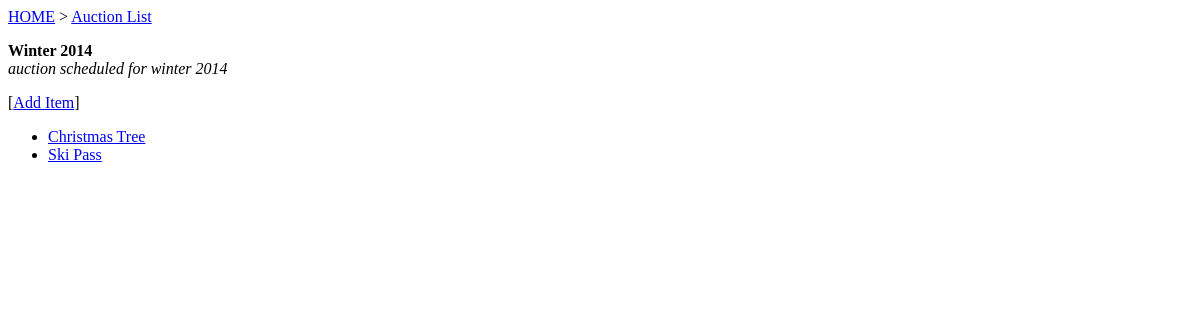
The page /auction/items/2/ on the database as committed earlier.
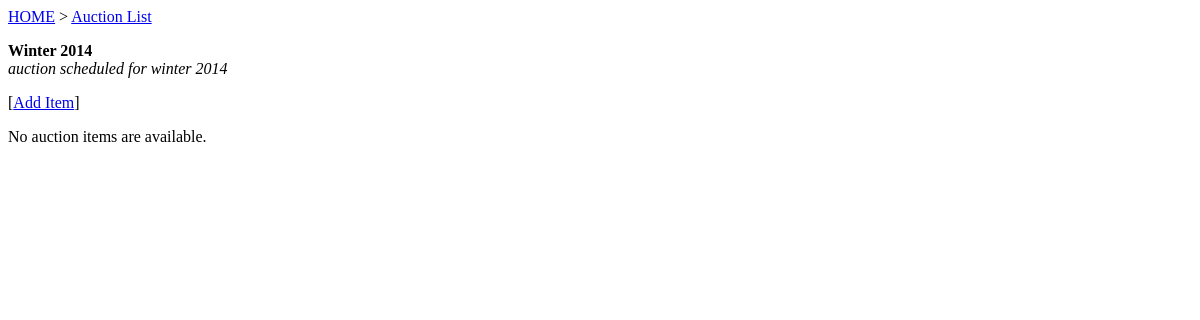
The same page on the database as committed later.
### bidRecorder/models.py (models this page shows, shortened)
class AuctionItem(models.Model):
    auction = models.ForeignKey(Auction)
    name = models.CharField(max_length=150)
    description = models.CharField(max_length=500)
    fmv = models.DecimalField('fair market value', max_digits=7, decimal_places=2)
    opening_bid = models.DecimalField('opening bid', max_digits=7, decimal_places=2)
    donor = models.ForeignKey(Registrant)

### bidRecorder/views.py (the view)
# urls.py: url(r'^items/(?P<auction_id>\d+)/$', views.listItems, name='listItems'),
def listItems(request, auction_id):
    itemList = AuctionItem.objects.filter(auction=auction_id).order_by('name')
    auction = Auction.objects.get(pk=auction_id)
    context = {
        'itemList': itemList,
        'auctionId': auction_id,
        'auction': auction
    }
    return render(request, 'bidRecorder/items.html', context)

### bidRecorder/templates/bidRecorder/items.html
<a href="{% url 'index' %}">HOME</a> >
<a href="{% url 'listAuctions' %}">Auction List</a><br>
<p>
<b>{{ auction.name }}</b><br>
<i>{{ auction.description }}</i>
<p>
[<a href="{% url 'newItemDetail' auctionId %}">Add Item</a>]<br>
<p>
{% if itemList %}
    <ul>
    {% for item in itemList %}
        <li><a href="{% url 'item' item.id %}">{{ item.name }}</a></li>
    {% endfor %}
    </ul>
{% else %}
    <p>No auction items are available.</p>
{% endif %}

Rows that differ between the two databases and show on the page:
removed AuctionItem: name "Christmas Tree"
removed AuctionItem: name "Ski Pass"
Other text that changed with them:
text now shown: "No auction items are available."
